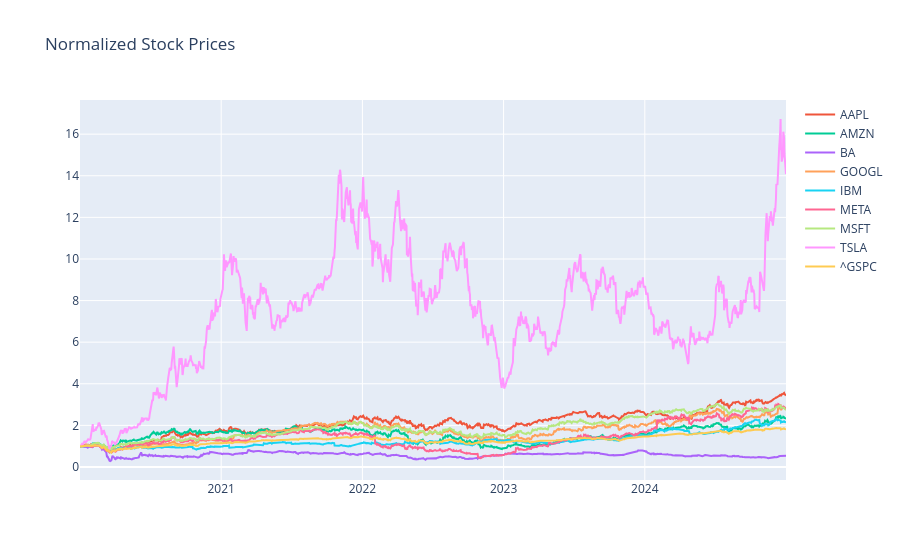

The notebook cell this image was saved under:
### Code cell
# Normalise and plot stock prices
norm_stocks_df = normalise(stocks_df)
interactive_plot(norm_stocks_df, 'Normalized Stock Prices')

### Figure 1 — Plotly figure (JSON) as saved in the notebook; plotly's stock layout.template omitted (floating-point values rounded to 4 significant figures; data arrays with more than 128 entries replaced by an {"elided": "..."} marker saying what was removed)
{"data": [{"hovertemplate": "<extra></extra>", "legendgroup": "", "line": {"color": "#636efa", "dash": "solid"}, "marker": {"symbol": "circle"}, "mode": "lines", "name": "", "orientation": "v", "showlegend": false, "type": "scatter", "xaxis": "x", "yaxis": "y"}, {"name": "AAPL", "type": "scatter", "x": {"elided": "1258 str values"}, "y": {"elided": "1258 float values"}}, {"name": "AMZN", "type": "scatter", "x": {"elided": "1258 str values"}, "y": {"elided": "1258 float values"}}, {"name": "BA", "type": "scatter", "x": {"elided": "1258 str values"}, "y": {"elided": "1258 float values"}}, {"name": "GOOGL", "type": "scatter", "x": {"elided": "1258 str values"}, "y": {"elided": "1258 float values"}}, {"name": "IBM", "type": "scatter", "x": {"elided": "1258 str values"}, "y": {"elided": "1258 float values"}}, {"name": "META", "type": "scatter", "x": {"elided": "1258 str values"}, "y": {"elided": "1258 float values"}}, {"name": "MSFT", "type": "scatter", "x": {"elided": "1258 str values"}, "y": {"elided": "1258 float values"}}, {"name": "TSLA", "type": "scatter", "x": {"elided": "1258 str values"}, "y": {"elided": "1258 float values"}}, {"name": "^GSPC", "type": "scatter", "x": {"elided": "1258 str values"}, "y": {"elided": "1258 float values"}}], "layout": {"legend": {"tracegroupgap": 0}, "title": {"text": "Normalized Stock Prices"}, "xaxis": {"anchor": "y", "domain": [0, 1]}, "yaxis": {"anchor": "x", "domain": [0, 1]}}}
